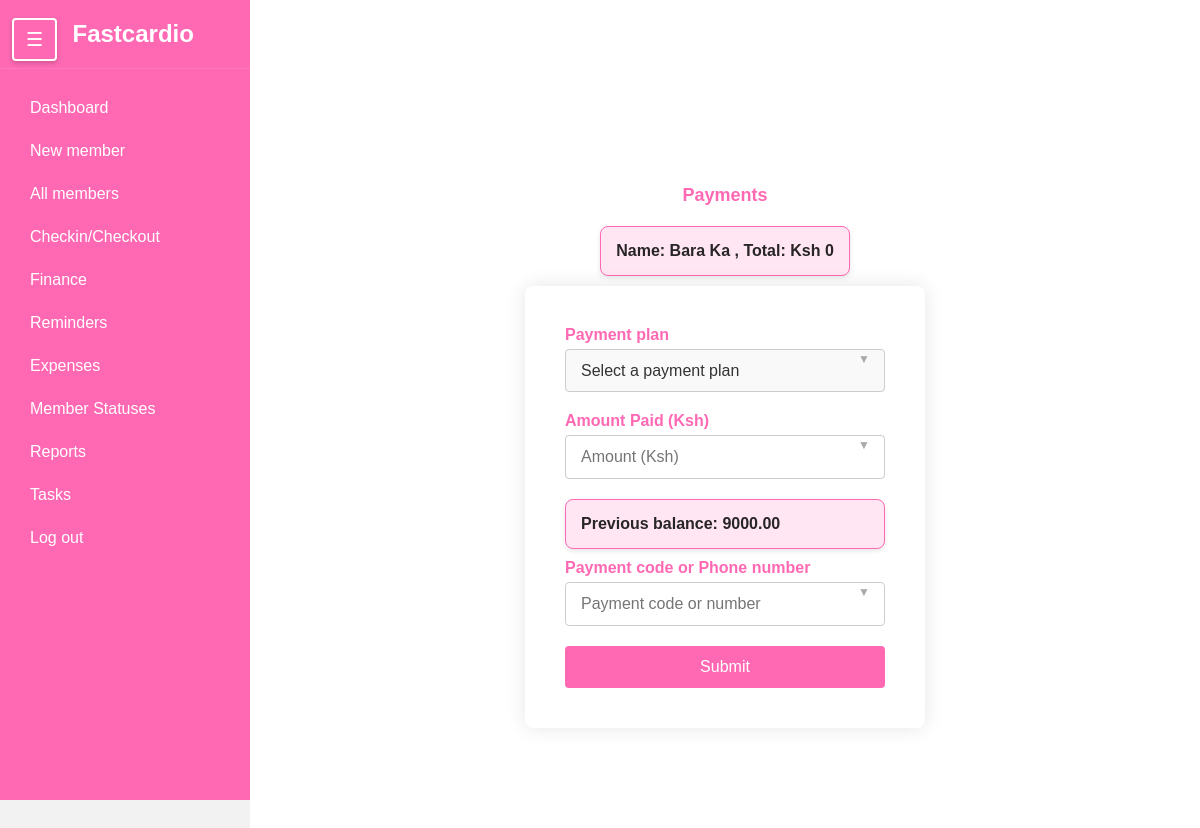
Page /newmember/payment/56/ on the committed database.
### members/models.py (models this page shows, shortened)
class Member(models.Model):
    first_name = models.CharField(max_length=50)
    last_name = models.CharField(max_length=50)
    phone_number = models.CharField(max_length=15)
    date_joined = models.DateTimeField(auto_now_add=True)
    membership_expiry = models.DateField(null=True, blank=True, help_text="Date when the membership expires")
    is_active = models.BooleanField(default=False)
    is_frozen = models.BooleanField(default=False)
    additional_info = models.TextField(blank=True,null=True)
    gender = models.CharField(max_length= 6)
    balance = models.DecimalField(
        max_digits=10,
        decimal_places=2,
        default=0,
        help_text="Positive balance indicates credit, negative indicates debt"
    )
    balance_due_date = models.DateField(null = True, blank=True)

### members/views.py (the view, shortened to what this page needs)
# urls.py: path('newmember/payment/<int:member_id>/', views.save_payment, name='Payment'),
def save_payment(request, member_id=None):
    if member_id is None:
        member_id = request.session.get('new_member_id')
    try:
        member = get_object_or_404(Member, id=member_id)
    except:
        return HttpResponse("Member not found")
    return render(request, 'payment.html', {'member': member})

### members/templates/payment.html (shortened to what this page needs)
{% extends 'sidebar.html' %}
{% load static %}
{% block extra_styles %}
    <link rel="stylesheet" href="{% static 'styles.css' %}">
{% endblock %}
{% block content %}
  <div class="login-container">
    <h1 style="font-size: large;">Payments</h1>
    <div style="margin-bottom: 10px; background-color: #ffe6f2; border: 1px solid #ff69b4; border-radius: 8px; padding: 15px; font-size: 18px; font-weight: bold; color: #333; text-align: left; box-shadow: 0 2px 5px rgba(0, 0, 0, 0.1);">
      <p id="name-amount" style="font-size: medium; color: #282526;">Name: {{ member.first_name }} {{ member.last_name }} , Total: Ksh 0</p>
    </div>
    <form method="post">
      <div class="form-group">
        <label for="plan">Payment plan</label>
        <select name="plan" id="plan" onchange="updateAmount()" required>
          <option value="" disabled selected>Select a payment plan</option>
        </select>
      </div>
      <div class="form-group">
        <label for="amount">Amount Paid (Ksh)</label>
        <input type="number" name="amount" id="amount" placeholder="Amount (Ksh)" required onchange="checkPayment()">
      </div>
      {% if member.balance != 0%}
      <div style="margin-bottom: 10px; background-color: #ffe6f2; border: 1px solid #ff69b4; border-radius: 8px; padding: 15px; font-size: 18px; font-weight: bold; color: #333; text-align: left; box-shadow: 0 2px 5px rgba(0, 0, 0, 0.1);">
        <p id="name-amount" style="font-size: medium; color: #282526;">Previous balance: {{ member.balance }}  </p>
      </div>
      {% endif%}
      <div class="form-group">
        <label for="code">Payment code or Phone number</label>
        <input type="text" name="code" id="code" placeholder="Payment code or number" required>
      </div>
      <button type="submit" class="login-button">Submit</button>
    </form>
  </div>
{% endblock %}

### members/static/sidebar.css (style rules this page uses)
* { margin: 0; padding: 0; box-sizing: border-box; }
body { font-family: 'Arial', sans-serif; background-color: #f4f4f4; height: 100%; overflow-x: hidden; }

### members/static/styles.css (style rules this page uses)
body { font-family: Arial, sans-serif; background-color: #f2f2f2; margin: 0; padding: 0; min-height: 100vh; }
.login-container { display: flex; flex-direction: column; align-items: center; justify-content: center; min-height: 100vh; padding: 20px; box-sizing: border-box; }
.login-container h1 { color: #ff69b4; font-size: clamp(24px, 5vw, 36px); margin-bottom: 20px; text-align: center; word-wrap: break-word; }
form { background-color: white; padding: clamp(20px, 5vw, 40px); border-radius: 8px; box-shadow: 0 0 20px rgba(0, 0, 0, 0.1); width: 100%; max-width: 400px; margin: 0 auto; }
.form-group { margin-bottom: 20px; position: relative; width: 100%; }
label { display: block; font-weight: bold; margin-bottom: 5px; color: #ff69b4; font-size: clamp(14px, 4vw, 16px); }
input, select { width: 100%; padding: 12px; border: 1px solid #ccc; border-radius: 4px; box-sizing: border-box; font-size: clamp(14px, 4vw, 16px); }
.login-button { background-color: #ff69b4; color: white; border: none; padding: clamp(10px, 3vw, 15px) clamp(15px, 4vw, 20px); text-align: center; text-decoration: none; display: block; font-size: clamp(14px, 4vw, 16px); border-radius: 4px; cursor: pointer; width: 100%; transition: background-color 0.3s ease; }
.form-group select { padding-right: 30px; background-color: #f9f9f9; color: #333; appearance: none; -webkit-appearance: none; -moz-appearance: none; }
.form-group::after { content: '▼'; position: absolute; right: 15px; top: 50%; transform: translateY(-50%); color: #aaa; pointer-events: none; font-size: 12px; }
@media (hover: none) { input, select, .login-button { padding: 12px 15px; } }

### rows in the picture
Member: first_name "Bara", last_name "Ka", balance "9000.00"
